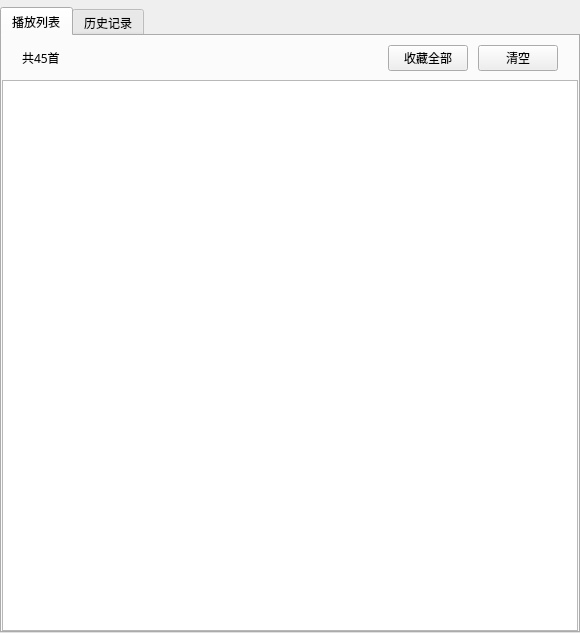
<?xml version="1.0" encoding="UTF-8"?>
<ui version="4.0">
 <class>Form</class>
 <widget class="QWidget" name="Form">
  <property name="geometry">
   <rect>
    <x>0</x>
    <y>0</y>
    <width>580</width>
    <height>633</height>
   </rect>
  </property>
  <property name="sizePolicy">
   <sizepolicy hsizetype="Fixed" vsizetype="Preferred">
    <horstretch>0</horstretch>
    <verstretch>0</verstretch>
   </sizepolicy>
  </property>
  <property name="minimumSize">
   <size>
    <width>580</width>
    <height>0</height>
   </size>
  </property>
  <property name="maximumSize">
   <size>
    <width>580</width>
    <height>16777215</height>
   </size>
  </property>
  <property name="font">
   <font>
    <family>宋体</family>
   </font>
  </property>
  <property name="windowTitle">
   <string>Form</string>
  </property>
  <property name="styleSheet">
   <string notr="true"/>
  </property>
  <layout class="QGridLayout" name="gridLayout">
   <property name="leftMargin">
    <number>0</number>
   </property>
   <property name="topMargin">
    <number>7</number>
   </property>
   <property name="rightMargin">
    <number>0</number>
   </property>
   <property name="bottomMargin">
    <number>0</number>
   </property>
   <property name="spacing">
    <number>0</number>
   </property>
   <item row="0" column="0">
    <widget class="QTabWidget" name="tabWidget">
     <property name="layoutDirection">
      <enum>Qt::LeftToRight</enum>
     </property>
     <property name="currentIndex">
      <number>0</number>
     </property>
     <widget class="QWidget" name="play_list">
      <attribute name="title">
       <string>播放列表</string>
      </attribute>
      <layout class="QGridLayout" name="gridLayout_2">
       <property name="leftMargin">
        <number>0</number>
       </property>
       <property name="topMargin">
        <number>0</number>
       </property>
       <property name="rightMargin">
        <number>0</number>
       </property>
       <property name="bottomMargin">
        <number>0</number>
       </property>
       <property name="spacing">
        <number>0</number>
       </property>
       <item row="0" column="0">
        <widget class="QWidget" name="widget" native="true">
         <property name="sizePolicy">
          <sizepolicy hsizetype="Preferred" vsizetype="Fixed">
           <horstretch>0</horstretch>
           <verstretch>0</verstretch>
          </sizepolicy>
         </property>
         <layout class="QHBoxLayout" name="horizontalLayout">
          <property name="spacing">
           <number>10</number>
          </property>
          <property name="leftMargin">
           <number>20</number>
          </property>
          <property name="rightMargin">
           <number>20</number>
          </property>
          <item>
           <widget class="QLabel" name="label">
            <property name="text">
             <string>共45首</string>
            </property>
           </widget>
          </item>
          <item>
           <spacer name="horizontalSpacer">
            <property name="orientation">
             <enum>Qt::Horizontal</enum>
            </property>
            <property name="sizeHint" stdset="0">
             <size>
              <width>40</width>
              <height>20</height>
             </size>
            </property>
           </spacer>
          </item>
          <item>
           <widget class="QPushButton" name="pushButton">
            <property name="sizePolicy">
             <sizepolicy hsizetype="Preferred" vsizetype="Fixed">
              <horstretch>0</horstretch>
              <verstretch>0</verstretch>
             </sizepolicy>
            </property>
            <property name="text">
             <string>收藏全部</string>
            </property>
           </widget>
          </item>
          <item>
           <widget class="QPushButton" name="pushButton_2">
            <property name="sizePolicy">
             <sizepolicy hsizetype="Preferred" vsizetype="Fixed">
              <horstretch>0</horstretch>
              <verstretch>0</verstretch>
             </sizepolicy>
            </property>
            <property name="text">
             <string>清空</string>
            </property>
           </widget>
          </item>
         </layout>
        </widget>
       </item>
       <item row="1" column="0">
        <widget class="TableWidget" name="tableWidget"/>
       </item>
      </layout>
     </widget>
     <widget class="QWidget" name="history">
      <attribute name="title">
       <string>历史记录</string>
      </attribute>
      <layout class="QGridLayout" name="view_music_gridlayout">
       <property name="leftMargin">
        <number>0</number>
       </property>
       <property name="topMargin">
        <number>0</number>
       </property>
       <property name="rightMargin">
        <number>0</number>
       </property>
       <property name="bottomMargin">
        <number>0</number>
       </property>
       <property name="spacing">
        <number>0</number>
       </property>
       <item row="0" column="0">
        <widget class="QWidget" name="list_top_panel" native="true">
         <layout class="QHBoxLayout" name="horizontalLayout_2">
          <property name="spacing">
           <number>10</number>
          </property>
          <property name="leftMargin">
           <number>20</number>
          </property>
          <property name="rightMargin">
           <number>20</number>
          </property>
          <item>
           <widget class="QLabel" name="label_2">
            <property name="text">
             <string>共100首</string>
            </property>
           </widget>
          </item>
          <item>
           <spacer name="horizontalSpacer_2">
            <property name="orientation">
             <enum>Qt::Horizontal</enum>
            </property>
            <property name="sizeHint" stdset="0">
             <size>
              <width>40</width>
              <height>20</height>
             </size>
            </property>
           </spacer>
          </item>
          <item>
           <widget class="QPushButton" name="pushButton_3">
            <property name="text">
             <string>清空</string>
            </property>
           </widget>
          </item>
         </layout>
        </widget>
       </item>
       <item row="1" column="0">
        <widget class="QTableWidget" name="tableWidget_2"/>
       </item>
      </layout>
     </widget>
    </widget>
   </item>
  </layout>
 </widget>
 <customwidgets>
  <customwidget>
   <class>TableWidget</class>
   <extends>QTableWidget</extends>
   <header>tablewidget.h</header>
  </customwidget>
 </customwidgets>
 <resources/>
 <connections/>
</ui>
